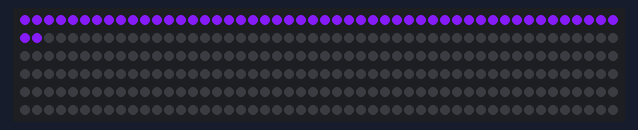
Simulated run of this sketch. Board: Arduino Uno, built with avr-gcc and run on an emulated ATmega328P. On the bench: 300 RGB LEDs in strip order, left to right, continuing on the next row. Dim RGB values are drawn brighter than linear.

Above: at 2.12 s.
At 4.98 s:
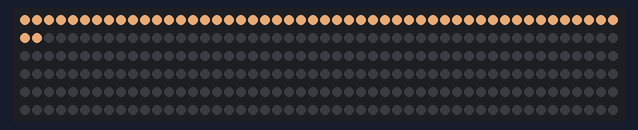
At 11.57 s:
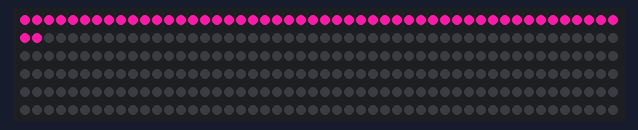
At 21.03 s:
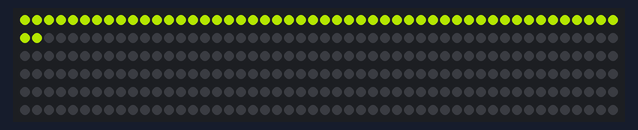
At 30.48 s:
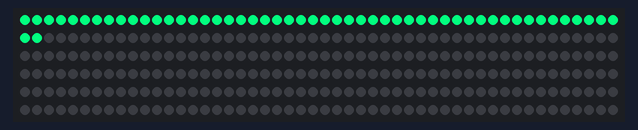
At 39.93 s:
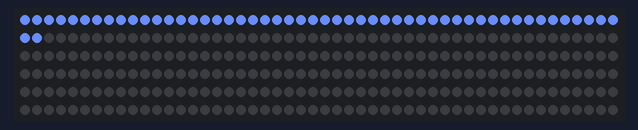

The sketch:

sin-waves.ino
```cpp
#include <FastLED.h>
#define joyX A0
#define joyY A1

CRGB leds[300];
const int stripSize = 52;

int x, y, selection, watch, r, g, b;
double sinX;
bool delaying;

void setup() {
  // put your setup code here, to run once:
  delay(2000);
  Serial.begin(9600);
  FastLED.addLeds<SM16703, 3, RGB>(leds, 300);
  x = 0;
  y = 0;
  selection = 0;
  watch = 0;
  r = 0;
  g = 0;
  b = 0;
  delaying = false;
  sinX = 0;

}

void loop() {
  // store joystick values
  //x = analogRead(joyX);
  //y = analogRead(joyY);

  /*r = map(x, 0, 1023, 1, 255);
  b = map(y, 0, 1023, 1, 255);
  Serial.print(" test: ");
  Serial.println(String(r) + " " + String(b));
  delay(100);
  */
  /*changeSelection(x);

  int newVal = map(y, 0, 1023, 1, 255);
  if(selection == 0){
    r = newVal;
  } else if (selection == 1){
    g = newVal;
  } else {
    b = newVal;
  }
  */
  b = 127 * sin(0.01 * sinX) + 127;
  g = 127 * sin(0.03 * sinX + 2) + 127;
  r = 127 * sin(0.05 * sinX + 4) + 127;
  sinX++;
  delay(50);

  setAll(CRGB(b, r, g));
}

void changeSelection(int x){
  // check if we are switching selection
  if(x > 600 && watch < 500){
    // increment selection and wrap it around if it is too high
    selection = (selection == 2) ? 0 : selection + 1;
    delaying = true;
  } else if(x < 400 && watch < 500){
    // decrement selection and wrap it around if it is too low
    selection = (selection == 0) ? 2 : selection - 1;
    delaying = true;
  } else if(watch >= 500){ // if the timer is up
    delaying = false;
  }

  if(delaying){
    watch++;
  }
}

void setAll(CRGB vals){
  for(int i = 0; i < stripSize; i++){
    leds[i] = vals;
  }
  FastLED.show();
}

void clear(){
  // clear leds
  for(int i = 0; i < 300; i++){
    leds[i] = CRGB(0,0,0);
  }
  FastLED.show();
  Serial.println("cleared");
}

void find(){
  clear();

  // run test
  for(int i = 0; i < 300; i++){
    leds[i] = CRGB(255, 255, 255);
    Serial.println(i);
    FastLED.show();
    delay(1000);
  }
}
```
